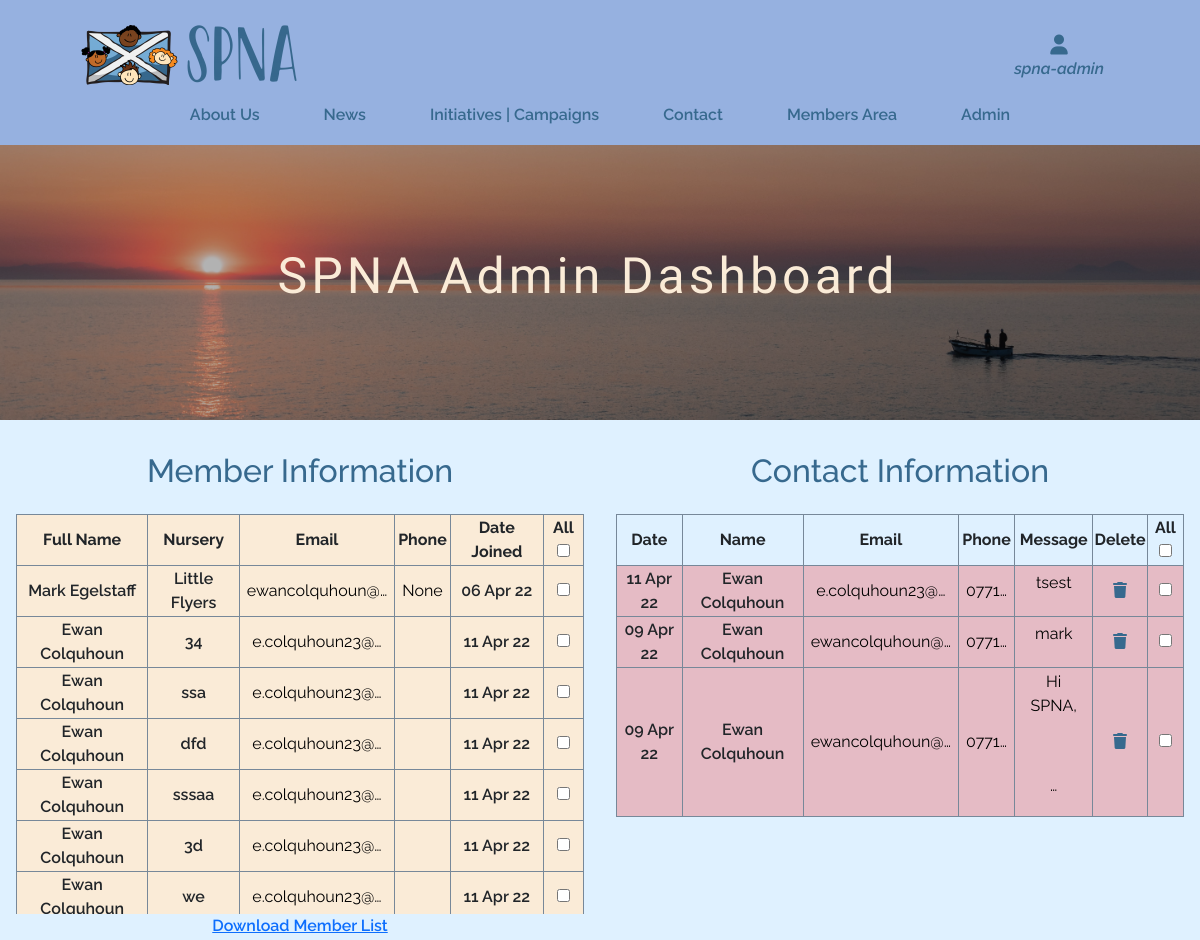
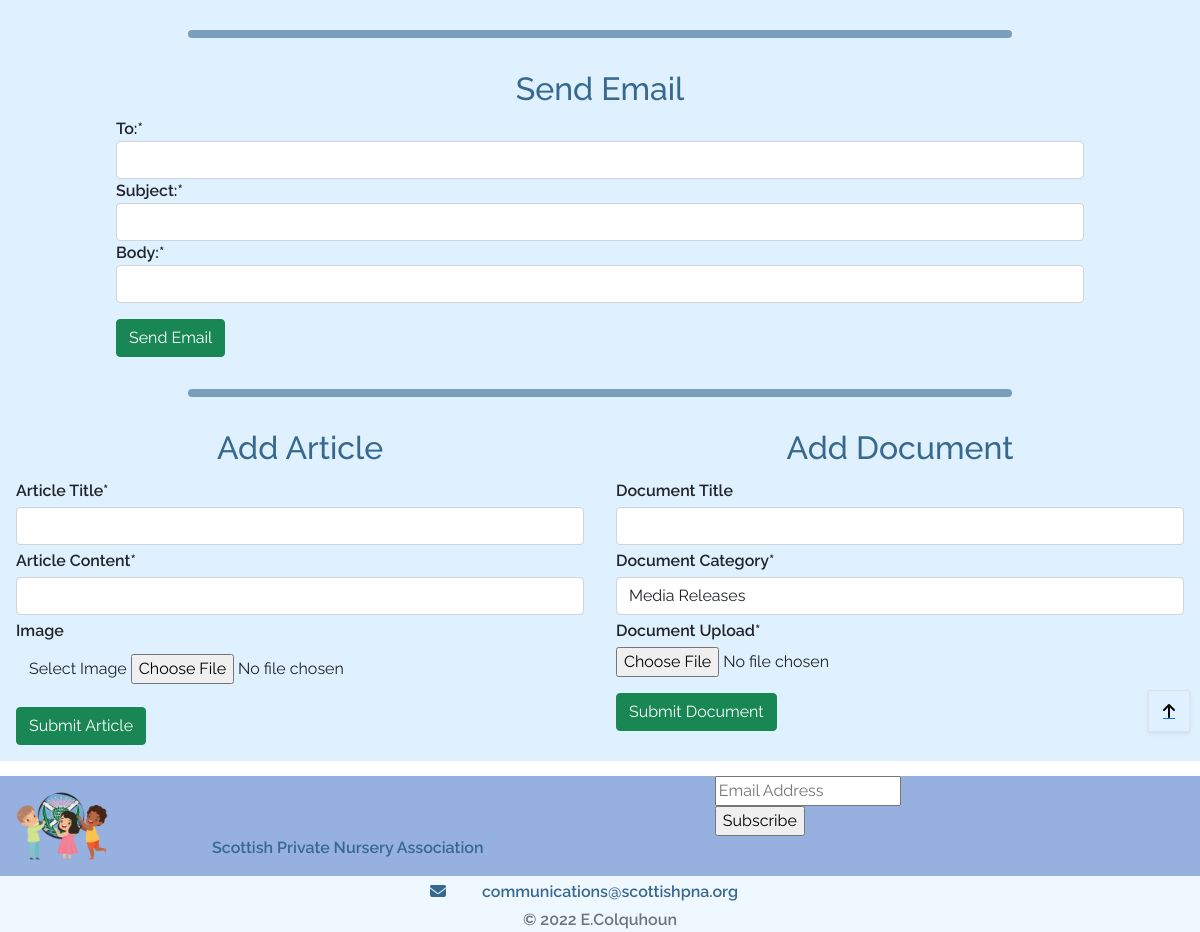
Page /spna_admin/ (signed in) on the committed database (2 pictures, top to bottom).
### member/models.py (models this page shows, shortened)
class SPNAMember(models.Model):
    M = 'Monthly'
    M6 = 'Six Monthly'
    Y = 'Yearly'
    PLAN = (
        (M, '£10 monthly'),
        (M6, '£55 six monthly'),
        (Y, '£100 yearly'),
    )
    user = models.OneToOneField(User, on_delete=models.CASCADE, primary_key=True)
    nursery = models.CharField(max_length=255)
    fullname = models.CharField(max_length=50, null=False, blank=False, default='')
    street_address1 = models.CharField(max_length=80, null=False, blank=False)
    town_or_city = models.CharField(max_length=40, null=False, blank=False)
    postcode = models.CharField(max_length=20, null=True, blank=True)
    country = CountryField(blank_label='Country', null=False, blank=False)
    phone = models.CharField(max_length=15, null=True, blank=True)
    subscription = models.CharField(max_length=16, choices=PLAN, default=1, null=False, blank=False)
    paid_until = models.DateField(null=True, blank=True)
    objects = UserManager()

### contact/models.py (models this page shows, shortened)
class Contact(models.Model):
    name = models.CharField(max_length=30, null=False, blank=False)
    phone_regex = RegexValidator(regex=r'^\+?1?\d{9,15}$', message="Phone number must be entered in the format: '+999999999'. Up to 15 digits allowed.")
    phone_number = models.CharField(validators=[phone_regex], max_length=17, blank=True) # Validators should be a list
    email = models.EmailField(
        max_length=40,
        blank=False,
        help_text='Email must include "@"')
    message = models.TextField(blank=False, null=False)
    replied = models.IntegerField(choices=REPLIED, default=False)
    created = models.DateTimeField(auto_now=True)
    objects = models.Manager()
    class Meta:
        ordering = ['-created']

### spna_admin/views.py (the view)
# urls.py: path('spna_admin/', include('spna_admin.urls')),
@login_required
def spna_admin(request):
    if not request.user.is_superuser:
        messages.error(request, "Sorry only SPNA Admin can access this page.")
        return redirect(reverse('home'))
    emailForm = EmailForm()
    docForm = DocumentForm()
    form = ArticleForm()
    users = User.objects.all()
    contacts = Contact.objects.all()
    context = {
        'emailForm': emailForm,
        'docForm': docForm,
        'form': form,
        'users': users,
        'contacts': contacts,
    }
    return render(request, 'spna_admin/spna_admin.html', context)

### spna_admin/templates/spna_admin/spna_admin.html (shortened to what this page needs)
{% extends "base.html" %}
{% load static %}
{% load crispy_forms_tags %}
{% block extra_css %}
<link rel="stylesheet" type="text/css" href="{% static 'spna_admin/css/spna_admin.css' %}">
{% endblock %}
{% block page_header %}
    <div class="container-fluid header-container">
    </div>
{% endblock %}
{% block content %}
<section id="admin-header" class="title-section">
    <div class="container-fluid h-100 w-100 text-center">
        <div class="overlay">
            <div class="row h-100 w-100">
                <div class="col-12 text-center my-auto">
                    <h1 id="admin-title" class="title-text">SPNA Admin Dashboard</h1>
                </div>
            </div>
        </div>
    </div>
</section>
<section id="admin-dashboard" class="bg-light-blue">
    <div class="container-fluid">
        <div class="row">
            <div class="col-12 col-lg-6 p-1 p-sm-3 mx-auto text-center">
                <div class="member-table-head p-1 p-sm-3">
                    <h2 class="text-blue">Member Information</h2>
                </div>
                <div class="table-holder">
                    <table class="base-table bg-ant-white">
                            <tr>
                                <th>Full Name</th>
                                <th>Nursery</th>
                                <th>Email</th>
                                <th>Phone</th>
                                <th>Date Joined</th>
                                <th>All <input id="members-select-all" type="checkbox" ></th>
                            </tr>
                            {% for user in users %}
                            <tr>
                                <td>{{user.spnamember.fullname}}</td>
                                <td>{{user.spnamember.nursery}}</td>
                                <td>
                                    <button type="button" class="email-tt" data-bs-toggle="tooltip" data-bs-placement="left" title="{{user.email}}">
                                        {{user.email|truncatechars:15}}
                                    </button>
                                </td>
                                <td>
                                    <button type="button" class="email-tt" data-bs-toggle="tooltip" data-bs-placement="left" title="{{user.phone}}">
                                        {{user.spnamember.phone|truncatechars:5}}
                                    </button>
                                </td>
                                <td>{{user.date_joined|date:"d M y" }}</td>
                                <td><input type="checkbox" id="select" class="member-select-box select-box" name="email" value="{{user.email}}"></td>
                            </tr>
                            {% endfor %}
                        </table>
                </div>
                <div>
                    <a href="{% url 'get_csv' %}">Download Member List</a>
                </div>
            </div>
            <div class="col-12 col-lg-6 p-1 p-sm-3 mx-auto text-center">
                <div class="contact-table-head p-1 p-sm-3">
                    <h2 class="text-blue">Contact Information</h2>
                </div>
                <div class="table-holder">
                    <table class="base-table">
                        <tr>
                            <th>Date</th>
                            <th>Name</th>
                            <th>Email</th>
                            <th>Phone</th>
                            <th>Message</th>
                            <th>Delete</th>
                            <th>All <input id="contacts-select-all" type="checkbox" ></th>
                        </tr>
                        {% for contact in contacts %}
                        <tr class="{% if contact.replied %}bg-green{% else %}bg-red{% endif %}">
                            <td>{{contact.created|date:"d M y" }}</td>
                            <td>{{contact.name}}</td>
                            <td>
                                <button type="button" class="email-tt" data-bs-toggle="tooltip" data-bs-placement="left" title="{{contact.email}}">
                                    {{contact.email|truncatechars:15}}
                                </button>
                            </td>
                            <td>
                                <button type="button" class="email-tt" data-bs-toggle="tooltip" data-bs-placement="left" title="{{contact.phone_number}}">
                                    {{contact.phone_number|truncatechars:5}}
                                </button>
                            </td>
                            <td>
                                <button type="button" class="email-tt" data-bs-toggle="tooltip" data-bs-placement="left" title="{{contact.message|safe}}">
                                    {{contact.message|safe|truncatechars:30}}
                                </button>
                            </td>
                            <td>
                                <a class="delete-cont-button p-2" data-bs-toggle="modal" data-name="{{contact.id}}" data-bs-target="#delete-cont-modal" href="#delete-cont-modal"><i class="fas fa-trash"></i></a>
                            </td>
                            <td><input type="checkbox" id="select" name="email" class="contact-select-box select-box" value="{{contact.email}}"></td>
                        </tr>
                        {% endfor %}
                    </table>
                </div>
            </div>
        </div>
        <hr class="d-none d-md-block p-1 mx-auto email-hr">
        <div class="row">
            <div class="col-12 col-lg-10 mx-auto p-2 p-sm-3">
                <div class="text-center">
                    <h2 class="text-blue">Send Email</h2>
                </div>
                <form action="{% url 'send_email' %}" method="POST" enctype="multipart/form-data">
                    {{ emailForm|crispy }}
                    <div class="pt-3">
                        <button class="btn btn-success" type="submit">Send Email</button>
                    </div>
                </form>
            </div>
        </div>
        <hr class="d-none d-md-block p-1 mx-auto email-hr">
        <div class="row">
            <div class="col-12 col-md-6 p-2 p-sm-3 mx-auto">
                <div class="text-center">
                    <h2 class="text-blue">Add Article</h2>
                </div>
                <form class="admin-form" action="{% url 'add_article' %}" method="POST" enctype="multipart/form-data">
                    {{ form|crispy }}
                    <div>
                        <button class="btn btn-success">Submit Article</button>
                    </div>
                </form>
            </div>
            <div class="col-12 col-md-6 p-2 p-sm-3 mx-auto">
                <div class="text-center">
                    <h2 class="text-blue">Add Document</h2>
                </div>
                <form class="admin-form" action="{% url 'add_document' %}" method="POST" enctype="multipart/form-data">
                    {{ docForm|crispy }}
                    <div class="pt-3">
                        <button class="btn btn-success">Submit Document</button>
                    </div>
                </form>
            </div>
        </div>
    </div>
</section>
{% endblock %}

### templates/base.html (shortened to what this page needs)
{% load static %}
{% load crispy_forms_tags %}
<!doctype html>
<html lang="en">
    <head>
        {% block corecss %}
        <link rel="stylesheet"  type="text/css" href="https://cdnjs.cloudflare.com/ajax/libs/tiny-slider/2.9.4/tiny-slider.css">
        <link href="//cdn-images.mailchimp.com/embedcode/classic-10_7_dtp.css" rel="stylesheet" type="text/css">
        <link href="https://cdn.jsdelivr.net/npm/bootstrap@5.1.3/dist/css/bootstrap.min.css" rel="stylesheet">
        <link rel="stylesheet" href="{% static 'css/base.css' %}">
        {% endblock %}
        {% block extra_css %}
        {% endblock %}
    </head>
    <body>
        <header class="fixed-top bg-blue">
            <div id="topnav" class="row pt-lg-2 d-none d-lg-flex">
                <div class="col-12 col-md-8 mx-auto my-auto py-1 py-lg-0">
                    <a href="{% url 'home' %}" class="nav-link main-logo-link">
                        <img src="{{ spna }}/media/original/logo.png" alt="SPNA Logo">
                    </a>
                </div>
                <div class="col-12 col-md-2 mx-auto my-auto py-lg-0">
                    <div class="text-center other-nav" data-bs-toggle="dropdown">
                        <div><i class="fas fa-user fa-lg"></i></div>
                        <p class="my-0 link-text">{% if request.user.is_authenticated %}<span class="italic">{{user.username}}</span>{% else %}Join/Login{% endif %}</p>
                    </div>
                        {% include 'includes/account/spna_login.html' %}
                </div>
            </div>
            <div class="row g-0 cover">
                <div class="col-12 col-lg-12 mx-auto">
                    <nav class="navbar navbar-expand-lg my-auto bg-blue h-100 w-100" id="navbarNav">
                        <div class="collapse navbar-collapse" id="main-nav">
                            <ul class="navbar-nav my-auto sticky-top">
                                <li class="nav-item">
                                    <a href="{% url 'about' %}">About Us</a>
                                </li>
                                <li class="nav-item ">
                                    <a href="{% url 'news' %}">News</a>
                                </li>
                                <li class="nav-item">
                                    <a href="{% url 'initiatives' %}">Initiatives | Campaigns</a>
                                </li>
                                <li class="nav-item">
                                    <a id="contact-button" data-bs-toggle="modal" data-bs-target="#myModal" href="#myModal">Contact</a>
                                </li>
                                {% if request.user.is_authenticated %}
                                    <li class="nav-item">
                                        <a href="{% url 'member_area' %}">Members Area</a>
                                    </li>
                                {% endif %}
                                {% if request.user.is_authenticated %}
                                    {% if request.user.is_superuser %}
                                    <li class="nav-item">
                                        <a href="{% url 'spna_admin' %}">Admin</a>
                                    </li>
                                    {% endif %}
                                {% endif %}
                            </ul>
                        </div>
                    </nav>
                </div>
            </div>
        </header>
        {% block page_header %}
        {% endblock %}
        {% block content %}
        {% endblock %}
        <div class="btt-button shadow-sm rounded-0 border border-black">
            <a id="btt-link"class="btt-link d-flex h-100">
                <i id="btt-arrow" class="fas fa-arrow-up text-black mx-auto my-auto"></i>
            </a>
        </div>
        <footer class=" fixed-bottom">
            <div id="footer" class="container-fluid bg-blue">
                <div id="mailchimp-row" class="row">
                    <div class="col-12 col-md-2 d-none d-lg-block ">
                        <img class="pl-3" src="{{ spna }}/media/original/cropped-SPNA_logo_icon.png" width="100px" height="100px" alt="Cropped SPNA logo">
                    </div>
                    <div class="col-12 col-lg-3 pb-0 mb-0 my-auto">
                        <p class="footer-logo text-blue">Scottish Private Nursery Association</p>
                    </div>
                    <div class="col-12 col-md-7">
                        <div id="mc_embed_signup">
                            <form action="https://hotmail.us14.list-manage.com/subscribe/post?u=291280cf52030472eb64f0704&amp;id=a51e9f2451" method="post" id="mc-embedded-subscribe-form" name="mc-embedded-subscribe-form" class="validate" target="_blank" novalidate>
                                <div id="mc_embed_signup_scroll">
                                    <div class="mc-field-group">
                                        <input placeholder="Email Address" type="email" value="" name="EMAIL" class="required email" id="mce-EMAIL">
                                    </div>
                                    <div class="d-inline">
                                        <input type="submit" value="Subscribe" name="subscribe" id="mc-embedded-subscribe" class="button btn-blue">
                                    </div>
                                </div>
                            </form>
                        </div>
                    </div>
                </div>
                <div id="inner-lower-footer" class="row">
                    <div class="col-12 text-center">
                        <div class="p-1">
                            <i class="fas fa-envelope"></i>
                            <a class="pl-1" href="mailto:communications@scottishpna.org">communications@scottishpna.org</a>
                        </div>
                        <span class="text-muted">&copy 2022 E.Colquhoun </span>
                    </div>
                </div>
            </div>
        </footer>
    </body>
</html>

### templates/includes/account/spna_login.html (shortened to what this page needs)
{% extends "account/base.html" %}
{% load i18n %}
{% load account socialaccount %}

### templates/allauth/account/base.html (shortened to what this page needs)
<!DOCTYPE html>
<html>
  <head>
  </head>
  <body>
  </body>
</html>

### spna_admin/templates/spna_admin/custom_widget_templates/custom_clearable_file_input.html (shortened to what this page needs)
<span class="btn btn-black rounded-0 btn-file">
Select Image <input id="new-image" type="{{ widget.type }}" name="{{ widget.name }}"{% include "django/forms/widgets/attrs.html" %}>
</span>

### rows in the picture
Contact: created "11 Apr 22", name "Ewan Colquhoun", email "e.colquhoun23@…", phone_number "0771…", message "tsest"
Contact: created "09 Apr 22", name "Ewan Colquhoun", email "ewancolquhoun@…", phone_number "0771…", message "mark"
Contact: created "09 Apr 22", name "Ewan Colquhoun", email "ewancolquhoun@…", phone_number "0771…", message "Hi SPNA, …"

### other values in the picture
{{ user.username }} "spna-admin"
{{ user.spnamember.fullname }} "Mark Egelstaff"
{{ user.spnamember.nursery }} "Little Flyers"
{{ user.email|truncatechars:15 }} "ewancolquhoun@…"
{{ user.spnamember.phone|truncatechars:5 }} "None"
{{ user.date_joined|date:"d M y" }} "06 Apr 22"
{{ user.spnamember.fullname }} "Ewan Colquhoun"
{{ user.spnamember.nursery }} "34"
{{ user.email|truncatechars:15 }} "e.colquhoun23@…"
{{ user.date_joined|date:"d M y" }} "11 Apr 22"
{{ user.spnamember.nursery }} "ssa"
{{ user.spnamember.nursery }} "dfd"
{{ user.spnamember.nursery }} "sssaa"
{{ user.spnamember.nursery }} "3d"
{{ user.spnamember.nursery }} "we"
